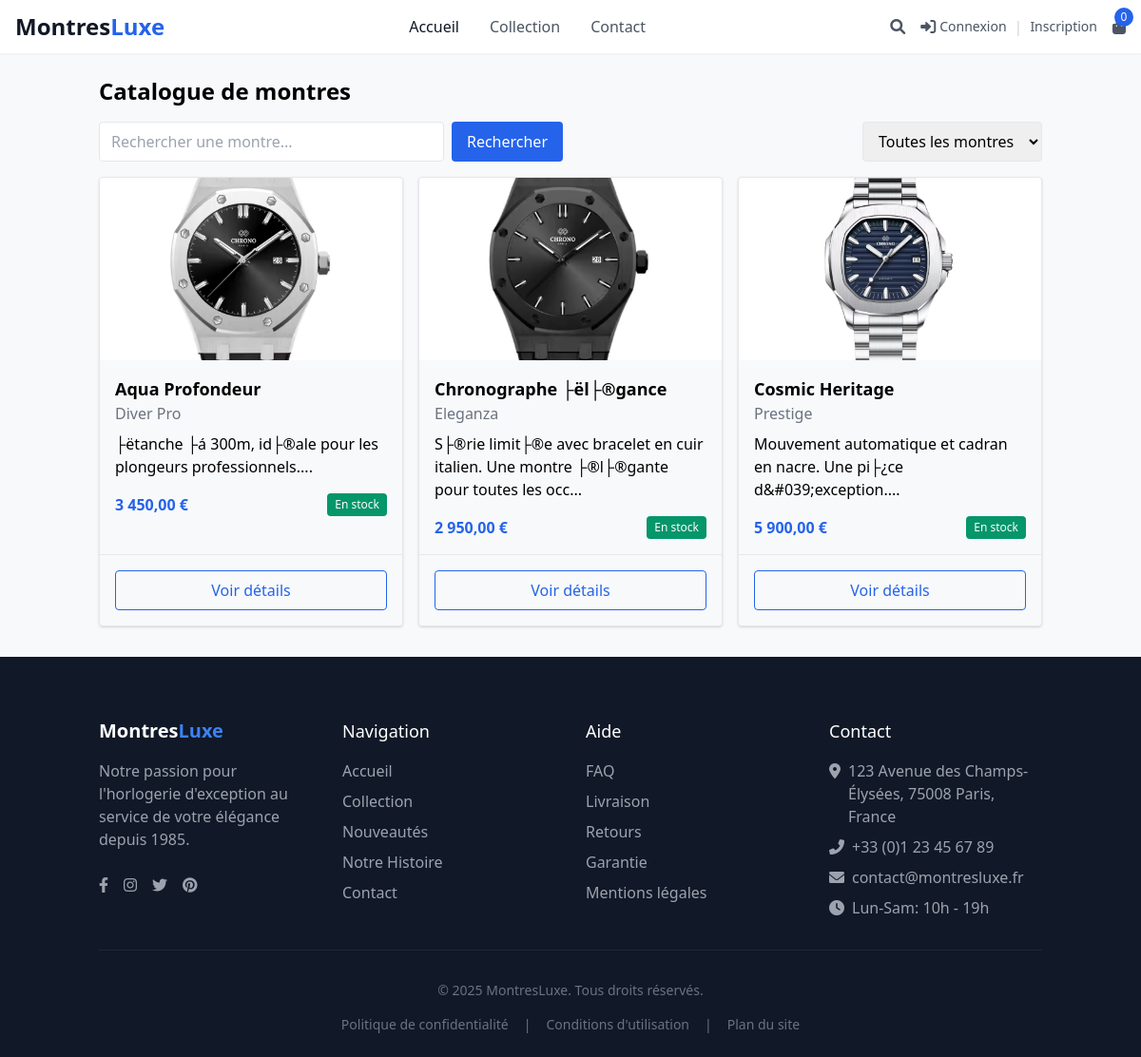
Screenshot of /catalog.php with the database file from the repository.
### tables this page shows
CREATE TABLE `stock` (
  `id` int NOT NULL AUTO_INCREMENT,
  `id_item` int NOT NULL,
  `quantite` int NOT NULL DEFAULT '0',
  PRIMARY KEY (`id`),
  KEY `id_item` (`id_item`),
  CONSTRAINT `stock_ibfk_1` FOREIGN KEY (`id_item`) REFERENCES `items` (`id`) ON DELETE CASCADE
);

CREATE TABLE `items` (
  `id` int NOT NULL AUTO_INCREMENT,
  `nom` varchar(100) NOT NULL,
  `description` text NOT NULL,
  `prix` decimal(10,2) NOT NULL,
  `image` varchar(255) DEFAULT NULL,
  `date_publication` timestamp NULL DEFAULT CURRENT_TIMESTAMP,
  `marque` varchar(100) DEFAULT NULL,
  `categorie` varchar(100) DEFAULT NULL,
  `caracteristiques` text,
  PRIMARY KEY (`id`)
);

### catalog.php (the view, shortened to what this page needs)
<?php include 'includes/header.php'; ?>
<div class="container mx-auto px-4 py-4">
    <h1 class="text-2xl font-bold mb-4">Catalogue de montres</h1>
    <div class="flex flex-col md:flex-row mb-4 gap-4">
        <div class="w-full md:w-1/2">
            <form action="" method="GET" class="flex">
                <input type="text" name="search" class="flex-grow border rounded px-3 py-2 mr-2" placeholder="Rechercher une montre..." value="<?= isset($_GET['search']) ? htmlspecialchars($_GET['search']) : '' ?>">
                <button type="submit" class="bg-blue-600 hover:bg-blue-700 text-white px-4 py-2 rounded">Rechercher</button>
            </form>
        </div>
        <div class="w-full md:w-1/2">
            <div class="flex md:justify-end">
                <select name="filter" id="filter" class="border rounded px-3 py-2 w-auto" onchange="window.location = this.value">
                    <option value="catalog.php">Toutes les montres</option>
                </select>
            </div>
        </div>
    </div>
    <div class="grid grid-cols-1 md:grid-cols-3 gap-4">
        <?php
        $sql = "SELECT i.*, s.quantite FROM items i JOIN stock s ON i.id = s.id_item";
        $params = [];
        if (isset($_GET['sort'])) {
            switch ($_GET['sort']) {
                case 'price_asc':
                    $sql .= " ORDER BY i.prix ASC";
                    break;
                case 'price_desc':
                    $sql .= " ORDER BY i.prix DESC";
                    break;
                case 'newest':
                    $sql .= " ORDER BY i.date_publication DESC";
                    break;
                default:
                    $sql .= " ORDER BY i.nom ASC";
            }
        } else {
            $sql .= " ORDER BY i.nom ASC";
        }
        $stmt = $conn->prepare($sql);
        $stmt->execute($params);
        $products = $stmt->fetchAll();
        if (count($products) === 0): ?>
            <div class="col-span-full">
                <div class="bg-blue-100 text-blue-800 p-4 rounded">
                    Aucun produit trouvé. <a href="catalog.php" class="underline">Voir tous les produits</a>
                </div>
            </div>
        <?php else:
            foreach ($products as $product): ?>
                <div class="mb-4">
                    <div class="border rounded shadow h-full flex flex-col">
                        <img src="<?= !empty($product['image']) ? $product['image'] : 'assets/images/placeholder.jpg' ?>" class="w-full h-48 object-cover rounded-t" alt="<?= htmlspecialchars($product['nom']) ?>">
                        <div class="p-4 flex-grow">
                            <h5 class="text-lg font-semibold"><?= htmlspecialchars($product['nom']) ?></h5>
                            <p class="text-gray-500"><?= htmlspecialchars($product['marque']) ?></p>
                            <p class="mt-2"><?= substr(htmlspecialchars($product['description']), 0, 100) ?>...</p>
                            <div class="flex justify-between items-center mt-4">
                                <span class="font-bold text-blue-600"><?= number_format($product['prix'], 2, ',', ' ') ?> €</span>
                                <span class="px-2 py-1 text-xs text-white rounded <?= $product['quantite'] > 0 ? 'bg-green-600' : 'bg-red-600' ?>">
                                    <?= $product['quantite'] > 0 ? 'En stock' : 'Rupture de stock' ?>
                                </span>
                            </div>
                        </div>
                        <div class="p-4 border-t">
                            <div class="flex flex-col gap-2">
                                <a href="product.php?id=<?= $product['id'] ?>" class="block text-center border border-blue-600 text-blue-600 hover:bg-blue-50 px-4 py-2 rounded">Voir détails</a>
                            </div>
                        </div>
                    </div>
                </div>
            <?php endforeach;
        endif; ?>
    </div>
</div>
<?php include 'includes/footer.php'; ?>

### includes/header.php (shortened to what this page needs)
<?php
$root_path = '';
?>
<!DOCTYPE html>
<html lang="fr">
<head>
    <link href="https://cdn.jsdelivr.net/npm/tailwindcss@2.2.19/dist/tailwind.min.css" rel="stylesheet">
    <link rel="stylesheet" href="https://cdnjs.cloudflare.com/ajax/libs/font-awesome/6.0.0-beta3/css/all.min.css">
    <link rel="stylesheet" href="<?= $root_path ?>assets/css/style.css">
</head>
<body>
    <header class="bg-white shadow-sm fixed w-full z-10">
        <div class="px-4 py-3">
            <div class="flex justify-between items-center">
                <a href="<?= $root_path ?>index.php" class="text-2xl font-bold text-gray-900">Montres<span class="text-blue-600">Luxe</span></a>
                <nav class="hidden md:flex space-x-8">
                    <a href="<?= $root_path ?>index.php" class="font-medium text-gray-900 hover:text-blue-600 transition">Accueil</a>
                    <a href="<?= $root_path ?>catalog.php" class="font-medium text-gray-600 hover:text-blue-600 transition">Collection</a>
                    <a href="<?= $root_path ?>about.php" class="font-medium text-gray-600 hover:text-blue-600 transition">Contact</a>
                </nav>
                <div class="flex items-center space-x-4">
                    <a href="#" class="text-gray-600 hover:text-blue-600 transition">
                        <i class="fas fa-search"></i>
                    </a>
                    <?php if(isset($_SESSION['user_id'])): ?>
                        <div class="relative" id="userDropdown">
                            <button onclick="toggleUserMenu()" class="flex items-center space-x-1 text-gray-600 hover:text-blue-600 transition focus:outline-none">
                                <i class="fas fa-user"></i>
                                <span class="hidden md:inline-block text-sm font-medium">
                                    <?= isset($_SESSION['user_prenom']) ? htmlspecialchars($_SESSION['user_prenom']) : 'Mon compte' ?>
                                </span>
                                <i class="fas fa-chevron-down text-xs"></i>
                            </button>
                            <div id="userMenu" class="absolute right-0 mt-2 w-48 bg-white rounded-md shadow-lg py-1 z-20 hidden">
                                <div class="px-4 py-2 border-b">
                                    <p class="text-sm font-medium text-gray-900">
                                        <?= isset($_SESSION['user_prenom']) && isset($_SESSION['user_nom']) ?
                                            htmlspecialchars($_SESSION['user_prenom'] . ' ' . $_SESSION['user_nom']) :
                                            'Utilisateur' ?>
                                    </p>
                                    <p class="text-xs text-gray-500 truncate">
                                        <?= isset($_SESSION['user_email']) ? htmlspecialchars($_SESSION['user_email']) : '' ?>
                                    </p>
                                </div>
                                <a href="<?= $root_path ?>profile.php" class="block px-4 py-2 text-sm text-gray-700 hover:bg-gray-100">
                                    <i class="fas fa-user-circle mr-2"></i>Mon profil
                                </a>
                                <a href="<?= $root_path ?>orders.php" class="block px-4 py-2 text-sm text-gray-700 hover:bg-gray-100">
                                    <i class="fas fa-shopping-basket mr-2"></i>Mes commandes
                                </a>
                                <?php if(isset($_SESSION['user_role']) && $_SESSION['user_role'] === 'admin'): ?>
                                    <a href="<?= $root_path ?>admin/index.php" class="block px-4 py-2 text-sm text-gray-700 hover:bg-gray-100">
                                        <i class="fas fa-cog mr-2"></i>Administration
                                    </a>
                                <?php endif; ?>
                                <div class="border-t"></div>
                                <button onclick="openLogoutModal()" class="block w-full text-left px-4 py-2 text-sm text-red-600 hover:bg-gray-100">
                                    <i class="fas fa-sign-out-alt mr-2"></i>Déconnexion
                                </button>
                            </div>
                        </div>
                    <?php else: ?>
                        <div class="flex items-center space-x-2">
                            <a href="<?= $root_path ?>login.php" class="text-gray-600 hover:text-blue-600 transition flex items-center">
                                <i class="fas fa-sign-in-alt mr-1"></i>
                                <span class="hidden md:inline-block text-sm">Connexion</span>
                            </a>
                            <span class="hidden md:inline-block text-gray-300">|</span>
                            <a href="<?= $root_path ?>register.php" class="hidden md:inline-block text-sm text-gray-600 hover:text-blue-600 transition">
                                Inscription
                            </a>
                        </div>
                    <?php endif; ?>
                    <a href="<?= $root_path ?>cart.php" class="text-gray-600 hover:text-blue-600 transition relative">
                        <i class="fas fa-shopping-bag"></i>
                        <?php
                        $cart_count = isset($_SESSION['cart']) ? count($_SESSION['cart']) : 0;
                        ?>
                        <span class="absolute -top-2 -right-2 bg-blue-600 text-white rounded-full text-xs w-5 h-5 flex items-center justify-center">
                            <?= $cart_count ?>
                        </span>
                    </a>
                </div>
            </div>
        </div>
    </header>
    <div class="pt-16"></div>
</body>
</html>

### includes/footer.php
<footer class="bg-gray-900 text-white pt-16 pb-6">
        <div class="container mx-auto px-4">
            <div class="grid grid-cols-1 md:grid-cols-4 gap-8 pb-8 border-b border-gray-800">
                <div>
                    <h3 class="text-xl font-bold mb-4">Montres<span class="text-blue-500">Luxe</span></h3>
                    <p class="text-gray-400 mb-6">Notre passion pour l'horlogerie d'exception au service de votre élégance depuis 1985.</p>
                    <div class="flex space-x-4">
                        <a href="#" class="text-gray-400 hover:text-white transition">
                            <i class="fab fa-facebook-f"></i>
                        </a>
                        <a href="#" class="text-gray-400 hover:text-white transition">
                            <i class="fab fa-instagram"></i>
                        </a>
                        <a href="#" class="text-gray-400 hover:text-white transition">
                            <i class="fab fa-twitter"></i>
                        </a>
                        <a href="#" class="text-gray-400 hover:text-white transition">
                            <i class="fab fa-pinterest"></i>
                        </a>
                    </div>
                </div>
                <div>
                    <h4 class="text-lg font-medium mb-4">Navigation</h4>
                    <ul class="space-y-2">
                        <li><a href="#" class="text-gray-400 hover:text-white transition">Accueil</a></li>
                        <li><a href="#" class="text-gray-400 hover:text-white transition">Collection</a></li>
                        <li><a href="#" class="text-gray-400 hover:text-white transition">Nouveautés</a></li>
                        <li><a href="#" class="text-gray-400 hover:text-white transition">Notre Histoire</a></li>
                        <li><a href="#" class="text-gray-400 hover:text-white transition">Contact</a></li>
                    </ul>
                </div>
                <div>
                    <h4 class="text-lg font-medium mb-4">Aide</h4>
                    <ul class="space-y-2">
                        <li><a href="#" class="text-gray-400 hover:text-white transition">FAQ</a></li>
                        <li><a href="#" class="text-gray-400 hover:text-white transition">Livraison</a></li>
                        <li><a href="#" class="text-gray-400 hover:text-white transition">Retours</a></li>
                        <li><a href="#" class="text-gray-400 hover:text-white transition">Garantie</a></li>
                        <li><a href="#" class="text-gray-400 hover:text-white transition">Mentions légales</a></li>
                    </ul>
                </div>
                <div>
                    <h4 class="text-lg font-medium mb-4">Contact</h4>
                    <ul class="space-y-2 text-gray-400">
                        <li class="flex items-start">
                            <i class="fas fa-map-marker-alt mt-1 mr-2"></i>
                            <span>123 Avenue des Champs-Élysées, 75008 Paris, France</span>
                        </li>
                        <li class="flex items-center">
                            <i class="fas fa-phone-alt mr-2"></i>
                            <span>+33 (0)1 23 45 67 89</span>
                        </li>
                        <li class="flex items-center">
                            <i class="fas fa-envelope mr-2"></i>
                            <span>contact@montresluxe.fr</span>
                        </li>
                        <li class="flex items-center">
                            <i class="fas fa-clock mr-2"></i>
                            <span>Lun-Sam: 10h - 19h</span>
                        </li>
                    </ul>
                </div>
            </div>
            <div class="pt-8 text-center text-gray-500 text-sm">
                <p>&copy; 2025 MontresLuxe. Tous droits réservés.</p>
                <div class="flex justify-center space-x-4 mt-4">
                    <a href="#" class="hover:text-gray-300 transition">Politique de confidentialité</a>
                    <span>|</span>
                    <a href="#" class="hover:text-gray-300 transition">Conditions d'utilisation</a>
                    <span>|</span>
                    <a href="#" class="hover:text-gray-300 transition">Plan du site</a>
                </div>
            </div>
        </div>
    </footer>

### assets/css/style.css (style rules this page uses)
body { font-family: 'Segoe UI', Tahoma, Geneva, Verdana, sans-serif; background-color: #f8f9fa; }

### rows the page displays
stock: id_item.image (picture), id_item.nom "Aqua Profondeur", id_item.marque "Diver Pro", id_item.description "├ëtanche ├á 300m, id├®ale pour les plongeurs professionnels.", id_item.prix "3 450,00", quantite "En stock"
stock: id_item.image (picture), id_item.nom "Chronographe ├ël├®gance", id_item.marque "Eleganza", id_item.description "S├®rie limit├®e avec bracelet en cuir italien. Une montre ├®l├®gante pour toutes les occ", id_item.prix "2 950,00", quantite "En stock"
stock: id_item.image (picture), id_item.nom "Cosmic Heritage", id_item.marque "Prestige", id_item.description "Mouvement automatique et cadran en nacre. Une pi├¿ce d&#039;exception.", id_item.prix "5 900,00", quantite "En stock"

### other values shown
$cart_count "0"
